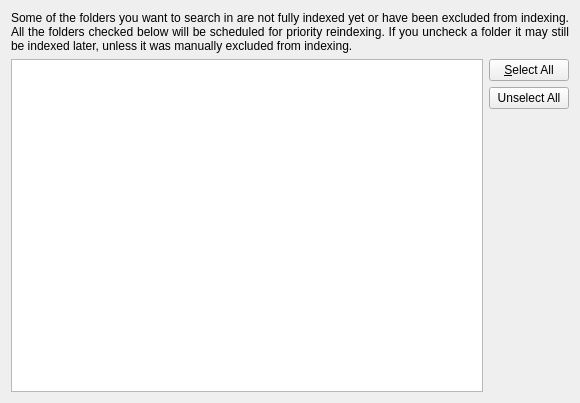
<?xml version="1.0" encoding="UTF-8"?>
<ui version="4.0">
 <class>IncompleteIndexDialog</class>
 <widget class="QWidget" name="IncompleteIndexDialog">
  <property name="geometry">
   <rect>
    <x>0</x>
    <y>0</y>
    <width>580</width>
    <height>403</height>
   </rect>
  </property>
  <property name="windowTitle">
   <string>Form</string>
  </property>
  <layout class="QGridLayout" name="gridLayout">
   <item row="0" column="0" colspan="2">
    <widget class="QLabel" name="label">
     <property name="text">
      <string>Some of the folders you want to search in are not fully indexed yet or have been excluded from indexing. All the folders checked below will be scheduled for priority reindexing. If you uncheck a folder it may still be indexed later, unless it was manually excluded from indexing.</string>
     </property>
     <property name="alignment">
      <set>Qt::AlignJustify|Qt::AlignVCenter</set>
     </property>
     <property name="wordWrap">
      <bool>true</bool>
     </property>
    </widget>
   </item>
   <item row="1" column="1">
    <widget class="KPushButton" name="selectAllBtn">
     <property name="text">
      <string>&amp;Select All</string>
     </property>
    </widget>
   </item>
   <item row="2" column="1">
    <widget class="KPushButton" name="unselectAllBtn">
     <property name="text">
      <string>Unselect All</string>
     </property>
    </widget>
   </item>
   <item row="1" column="0" rowspan="3">
    <widget class="QListView" name="collectionView">
     <property name="sizePolicy">
      <sizepolicy hsizetype="Expanding" vsizetype="Expanding">
       <horstretch>0</horstretch>
       <verstretch>1</verstretch>
      </sizepolicy>
     </property>
    </widget>
   </item>
  </layout>
 </widget>
 <customwidgets>
  <customwidget>
   <class>KPushButton</class>
   <extends>QPushButton</extends>
   <header>kpushbutton.h</header>
  </customwidget>
 </customwidgets>
 <resources/>
 <connections/>
</ui>
